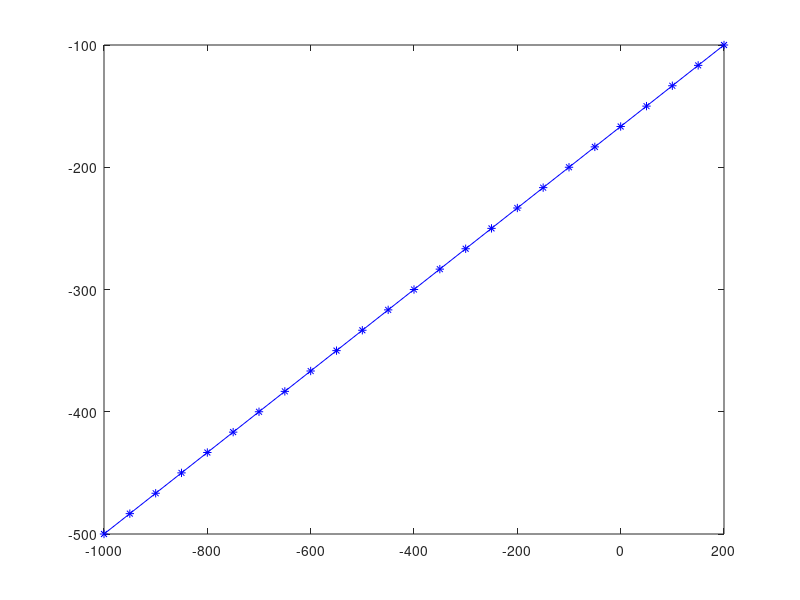

MATLAB code to generate this figure: (Note: this script raises an error after producing the figure.)
close all;
clear;
tic
%********NOTE******** DE's must be SECOND ORDER

%Turn on adaptive convergence? (0 False or 1 True)
adaptive = 1;
%Convergence Rate
da=1;
noTimes = 5;
%initial Position
X1=-1000;
Y1=-500;
t1=0;
%Final Position
X2=200;
Y2=-100;
t2=20;
%How many points?
noPoints = 25;
t=linspace(t1,t2,noPoints);
%How many cycles to apply convergence?
noCycles = 100000;
endCycle = 0;
dt=t(2)-t(1);
disp(dt)
%X=(X2-X1)/(t2-t1)*(t-t1)+X1-0*(X2-X1)*(rand(1,noPoints)-0.5);
%Y=(Y2-Y1)/(t2-t1)*(t-t1)+Y1-0*(Y2-Y1)*(rand(1,noPoints)-0.5);
X=linspace(X1,X2,noPoints);
Y=linspace(Y1,Y2,noPoints);
plot(X,Y,"b*-")
figure
X(1)=X1;
X(end)=X2;
Y(1)=Y1;
Y(end)=Y2;
dx=0.00001;
dy=0.00001;
%trackda = zeros(noCycles,1); DEBUG
K1=zeros(length(Y)-2,length(Y)-2+length(X)-2);
K2=zeros(length(Y)-2,length(Y)-2+length(X)-2);
totalerror = zeros(noCycles,1);
times=0;
%Run for noCycles amount of times
f0 = zeros(length(Y)-2,1);
%Populate K1 matrix (jacobian)
for functionIndex = (1:(length(Y)-2))+1
    for varIndex = (1:(length(Y)-2+length(X)-2))+1
        if(varIndex-1 <= length(X)-2)
            xValIndex = varIndex;
            yValIndex=-100;
        elseif(varIndex-1 > length(X)-2)
            xValIndex=-100;
            yValIndex = varIndex-(length(X)-2);
        end
        %NOte i didn't change dx and dy
        K1(functionIndex-1,varIndex-1) = (getDerivFunction1Val(functionIndex,xValIndex,yValIndex,dx,dy,t,X,Y,dt)-getFunction1Val(functionIndex,t,X,Y,dt))/dy;
    end
end
for functionIndex = (1:(length(Y)-2))+1
    for varIndex = (1:(length(Y)-2+length(X)-2))+1
        if(varIndex-1 <= length(X)-2)
            xValIndex = varIndex;
            yValIndex=-100;
        elseif(varIndex-1 > length(X)-2)
            xValIndex=-100;
            yValIndex = varIndex-(length(X)-2);
        end
        K2(functionIndex-1,varIndex-1) = (getDerivFunction2Val(functionIndex,xValIndex,yValIndex,dx,dy,t,X,Y,dt)-getFunction2Val(functionIndex,t,X,Y,dt))/dy;
    end
end
%disp(size(K1))
%disp(size(K2))
K=[K1;K2];
%Populate function output vector
for functionIndex = 2:(length(Y)-1)
    f0(functionIndex-1) = getFunction1Val(functionIndex,t,X,Y,dt);
end
for functionIndex = length(Y):((length(Y)-2+length(X)-2)+1)
    f0(functionIndex-1) = getFunction2Val(functionIndex-(length(Y)-2),t,X,Y,dt);
end
%disp(K)
invK = inv(K);
%disp(det(K))
%disp(invK)
dY=-K\f0;
dY = dY*da/max(abs(dY));
%Seperate dY into the respective delta values
dX = dY(1:(length(X)-2));
dY = dY(length(X)-1:end);
%Update X and Y
x0 = X(2:end-1);
x1 = [X1;X(2:end-1)'+dX;X2]';
y0 = Y(2:end-1);
y1 = [Y1;Y(2:end-1)'+dY;Y2]';
f1 = zeros(length(Y)-2,1);
for functionIndex = 2:(length(Y)-1)
    f1(functionIndex-1) = getFunction1Val(functionIndex,t,x1,y1,dt);
end
for functionIndex = length(Y):((length(Y)-2+length(X)-2)+1)
    f1(functionIndex-1) = getFunction2Val(functionIndex-(length(Y)-2),t,x1,y1,dt);
end
x01 = [x0,y0];
x11 = [x1(2:end-1),y1(2:end-1)];
s=x11'-x01';
y=f1-f0;
invK = invK+((s-invK*y)*s'*invK)/(s'*invK*y);
x0=x1;
y0=y1;
f0=f1;
totalerror(1) = sum(abs(f0));
minError = totalerror(1);
bestSolutionx = 0;
bestSolutiony = 0;
for k = 2:noCycles
    %make sure K is invertible
    dY=-invK*f0;
    dY = dY*da/max(abs(dY));
    %Seperate dY into the respective delta values
    dX = dY(1:(length(X)-2));
    dY = dY(length(X)-1:end);
 %   disp(dX)
%disp(dY)
    %Update X and Y
    x1 = [X1;x0(2:end-1)'+dX;X2]';
    y1 = [Y1;y0(2:end-1)'+dY;Y2]';
    f1 = zeros(length(Y)-2,1);
    for functionIndex = 2:(length(Y)-1)
        f1(functionIndex-1) = getFunction1Val(functionIndex,t,x1,y1,dt);
    end
    for functionIndex = length(Y):((length(Y)-2+length(X)-2)+1)
        f1(functionIndex-1) = getFunction2Val(functionIndex-(length(Y)-2),t,x1,y1,dt);
    end
    x01 = [x0(2:end-1),y0(2:end-1)];
    x11 = [x1(2:end-1),y1(2:end-1)];
    %disp(size(x01));
    %disp(size(x11));
    s=x11'-x01';
    y=f1-f0;
    if((s'*invK*y) == 0)
        endCycle = k;
        break;
    end
    a=invK*y;
    invK = invK+((s-a)*s'*invK)/(s'*a);
    x0=x1;
    y0=y1;
    f0=f1;
    %Track error
    totalerror(k) = sum(abs(f0));
    if(totalerror(k) < minError)
        minError = totalerror(k);
        bestSolutionx = x0;
        bestSolutiony = y0;
    end
    %trackda(k) = da; DEBUG
    %Adaptive Convergence
    if(adaptive)
        if(k > 1)
            %If error is increasing, lower convergence rate
            if((totalerror(k)-totalerror(k-1))/totalerror(k-1) > 0.001)
                da = da*0.8;
            elseif((totalerror(k)-totalerror(k-1))/totalerror(k-1) < 0.001)
                %If error is decreasing steadily, increase convergence rate
                times = times+1;
                if(times == noTimes)
                    da = da*1.1;
                    times = 0;
                end
            end
        end
    end
end
disp("done!")
%Plot data
%disp(f0);
disp(sum(abs(f0)));
disp(sum(sqrt((diff(x0)/dt-x0(1:end-1)).^2+(diff(y0)/dt-y0(1:end-1)).^2))*dt);
disp(sum(sqrt((diff(bestSolutionx)/dt-bestSolutionx(1:end-1)).^2+(diff(bestSolutiony)/dt-bestSolutiony(1:end-1)).^2))*dt);
plot(x0,y0,"b*-");
xlabel("x")
ylabel("y")
title("Final Solution equation y(x)")
figure
plot(bestSolutionx,bestSolutiony,"b*-");
xlabel("x")
ylabel("y")
title("Best Solution equation y(x)")
figure
if(endCycle == 0)
    if(floor(noCycles/200) ~= 0)
        plot(1:floor(noCycles/200):noCycles,totalerror(1:floor(noCycles/200):end)/noPoints)
        %figure DEBUG
        %plot(1:floor(noCycles/200):noCycles,trackda(1:floor(noCycles/200):end))
    else
        plot(1:noCycles,totalerror/noPoints)
        %figure DEBUG
        %plot(1:noCycles,trackda)
    end
else
    if(floor(endCycle/200) ~= 0)
        plot(1:floor(endCycle/200):endCycle,totalerror(1:floor(endCycle/200):endCycle)/noPoints)
        %figure DEBUG
        %plot(1:floor(noCycles/200):noCycles,trackda(1:floor(noCycles/200):end))
    else
        plot(1:endCycle,totalerror/noPoints)
        %figure DEBUG
        %plot(1:noCycles,trackda)
    end
end
xlabel("Cycle")
ylabel("Average Error")
title("Average Error vs. Cycle")
toc
%figure
%plot(X(3:end-2),f0(2:end-1))
%xlabel("x")
%ylabel("Error")
%title("Error vs. x")


%Get value of f_i where i is functionIndex
function f1 = getFunction1Val(functionIndex,T,X,Y,dt)
y=getY(functionIndex,Y);
yp=getYPrime(functionIndex,Y,dt);
y2p=getY2Prime(functionIndex,Y,dt);
x=getX(functionIndex,X);
xp=getXPrime(functionIndex,X,dt);
x2p=getX2Prime(functionIndex,X,dt);
t=T(functionIndex);

v=sqrt((xp-x)^2+(yp-y)^2);

f1 = -(xp-x)/v-((x2p-xp)/v-(x'-x)*((xp-x)*(x2p-xp)+(yp-y)*(y2p-yp))/v^3);                                        %%Change Differential Equation Here (only allows y, y', and y'')

if(isnan(f1) || isinf(f1))
    f = 0;
end
%f = getY(functionIndex,Y)-getYPrime(functionIndex,Y,dt)/10;
end
%Get value of f_i where i in function index and we find how it changes when
%we increase y_j where j is yValIndex some amount. (To find d(f_i)/d(y_j),
% we need (f_i(y_j+deltaY)-f_i(y_j))/deltaY)
function f1 = getDerivFunction1Val(functionIndex,xValIndex,yValIndex,deltaX,deltaY,T,X,Y,dt)
y=getDerivY(functionIndex,yValIndex,deltaY,Y);
yp=getDerivYPrime(functionIndex,yValIndex,deltaY,Y,dt);
y2p=getDerivY2Prime(functionIndex,yValIndex,deltaY,Y,dt);
x=getDerivX(functionIndex,xValIndex,deltaX,X);
xp=getDerivXPrime(functionIndex,xValIndex,deltaX,X,dt);
x2p=getDerivX2Prime(functionIndex,xValIndex,deltaX,X,dt);
t=T(functionIndex);
v=sqrt((xp-x)^2+(yp-y)^2);
f1 = -(xp-x)/v-((x2p-xp)/v-(x'-x)*((xp-x)*(x2p-xp)+(yp-y)*(y2p-yp))/v^3);                                            %%Change Differential Equation Here must be the same as above

if(isnan(f1) || isinf(f1))
    f1 = 0;
end
%f = getDerivY(functionIndex,yValIndex,deltaY,Y)-getDerivYPrime(functionIndex,yValIndex,deltaY,Y,dt)/10;
end
%Get value of f_i where i is functionIndex
function f2 = getFunction2Val(functionIndex,T,X,Y,dt)
y=getY(functionIndex,Y);
yp=getYPrime(functionIndex,Y,dt);
y2p=getY2Prime(functionIndex,Y,dt);
x=getX(functionIndex,X);
xp=getXPrime(functionIndex,X,dt);
x2p=getX2Prime(functionIndex,X,dt);
t=T(functionIndex);
v=sqrt((xp-x)^2+(yp-y)^2);
f2 = -(yp-y)/v-((y2p-yp)/v-(y'-y)*((xp-x)*(x2p-xp)+(yp-y)*(y2p-yp))/v^3);                                        %%Change Differential Equation Here (only allows y, y', and y'')

if(isnan(f2) || isinf(f2))
    f2 = 0;
end
%f = getY(functionIndex,Y)-getYPrime(functionIndex,Y,dt)/10;
end
%Get value of f_i where i in function index and we find how it changes when
%we increase y_j where j is yValIndex some amount. (To find d(f_i)/d(y_j),
% we need (f_i(y_j+deltaY)-f_i(y_j))/deltaY)
function f2 = getDerivFunction2Val(functionIndex,xValIndex,yValIndex,deltaX,deltaY,T,X,Y,dt)
y=getDerivY(functionIndex,yValIndex,deltaY,Y);
yp=getDerivYPrime(functionIndex,yValIndex,deltaY,Y,dt);
y2p=getDerivY2Prime(functionIndex,yValIndex,deltaY,Y,dt);
x=getDerivX(functionIndex,xValIndex,deltaX,X);
xp=getDerivXPrime(functionIndex,xValIndex,deltaX,X,dt);
x2p=getDerivX2Prime(functionIndex,xValIndex,deltaX,X,dt);
t=T(functionIndex);
v=sqrt((xp-x)^2+(yp-y)^2);
f2 = -(yp-y)/v-((y2p-yp)/v-(y'-y)*((xp-x)*(x2p-xp)+(yp-y)*(y2p-yp))/v^3);                                              %%Change Differential Equation Here must be the same as above

if(isnan(f2) || isinf(f2))
    f2 = 0;
end
%f = getDerivY(functionIndex,yValIndex,deltaY,Y)-getDerivYPrime(functionIndex,yValIndex,deltaY,Y,dt)/10;
end

%Get y_i
function x = getX(functionIndex,X)
x = X(functionIndex);
end
%get y_j+deltaY
function xDeriv = getDerivX(functionIndex,xValIndex,deltaX,X)
xDeriv = X(functionIndex);
if(functionIndex == xValIndex)
    xDeriv = xDeriv+deltaX;
end
end
%Get y_i'
function xPrime = getXPrime(functionIndex,X,dt)
xi1=X(functionIndex+1);
xin1=X(functionIndex-1);
xPrime=(xi1-xin1)./(2*dt);
end
%Get y_j'
function xPrime = getDerivXPrime(functionIndex,xValIndex,deltaX,X,dt)
xi1=X(functionIndex+1);
xin1=X(functionIndex-1);
if(functionIndex+1==xValIndex)
    xi1 = xi1+deltaX;
elseif(functionIndex-1==xValIndex)
    xin1 = xin1+deltaX;
end
xPrime=(xi1-xin1)./(2*dt);
end
%Get y_i''
function x2Prime = getX2Prime(functionIndex,X,dt)
xi1=X(functionIndex+1);
xi=X(functionIndex);
xin1=X(functionIndex-1);
x2Prime=(xi1-2*xi+xin1)./(dt*dt);
end
%Get y_j''
function x2Prime = getDerivX2Prime(functionIndex,xValIndex,deltaX,X,dt)
xi1=X(functionIndex+1);
xi=X(functionIndex);
xin1=X(functionIndex-1);
if(functionIndex+1==xValIndex)
    xi1 = xi1+deltaX;
elseif(functionIndex-1==xValIndex)
    xin1 = xin1+deltaX;
elseif(functionIndex == xValIndex)
    xi=xi+deltaX;
end
x2Prime=(xi1-2*xi+xin1)./(dt*dt);
end


%Get y_i
function y = getY(functionIndex,Y)
y = Y(functionIndex);
end
%get y_j+deltaY
function yDeriv = getDerivY(functionIndex,yValIndex,deltaY,Y)
yDeriv = Y(functionIndex);
if(functionIndex == yValIndex)
    yDeriv = yDeriv+deltaY;
end
end
%Get y_i'
function yPrime = getYPrime(functionIndex,Y,dt)
yi1=Y(functionIndex+1);
yin1=Y(functionIndex-1);
yPrime=(yi1-yin1)./(2*dt);
end
%Get y_j'
function yPrime = getDerivYPrime(functionIndex,yValIndex,deltaY,Y,dt)
yi1=Y(functionIndex+1);
yin1=Y(functionIndex-1);
if(functionIndex+1==yValIndex)
    yi1 = yi1+deltaY;
elseif(functionIndex-1==yValIndex)
    yin1 = yin1+deltaY;
end
yPrime=(yi1-yin1)./(2*dt);
end
%Get y_i''
function y2Prime = getY2Prime(functionIndex,Y,dt)
yi1=Y(functionIndex+1);
yi=Y(functionIndex);
yin1=Y(functionIndex-1);
y2Prime=(yi1-2*yi+yin1)./(dt*dt);
end
%Get y_j''
function y2Prime = getDerivY2Prime(functionIndex,yValIndex,deltaY,Y,dt)
yi1=Y(functionIndex+1);
yi=Y(functionIndex);
yin1=Y(functionIndex-1);
if(functionIndex+1==yValIndex)
    yi1 = yi1+deltaY;
elseif(functionIndex-1==yValIndex)
    yin1 = yin1+deltaY;
elseif(functionIndex == yValIndex)
    yi=yi+deltaY;
end
y2Prime=(yi1-2*yi+yin1)./(dt*dt);
end

